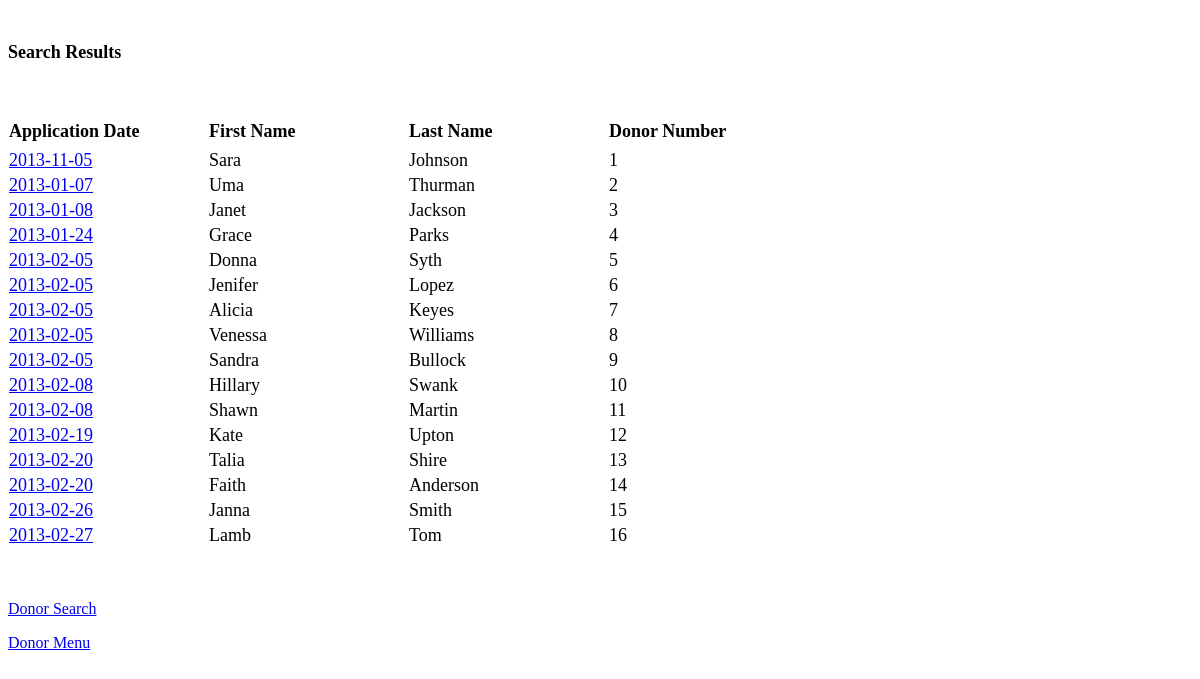
The page /mothersmilk/donor/donorslt.php on the database as committed earlier.
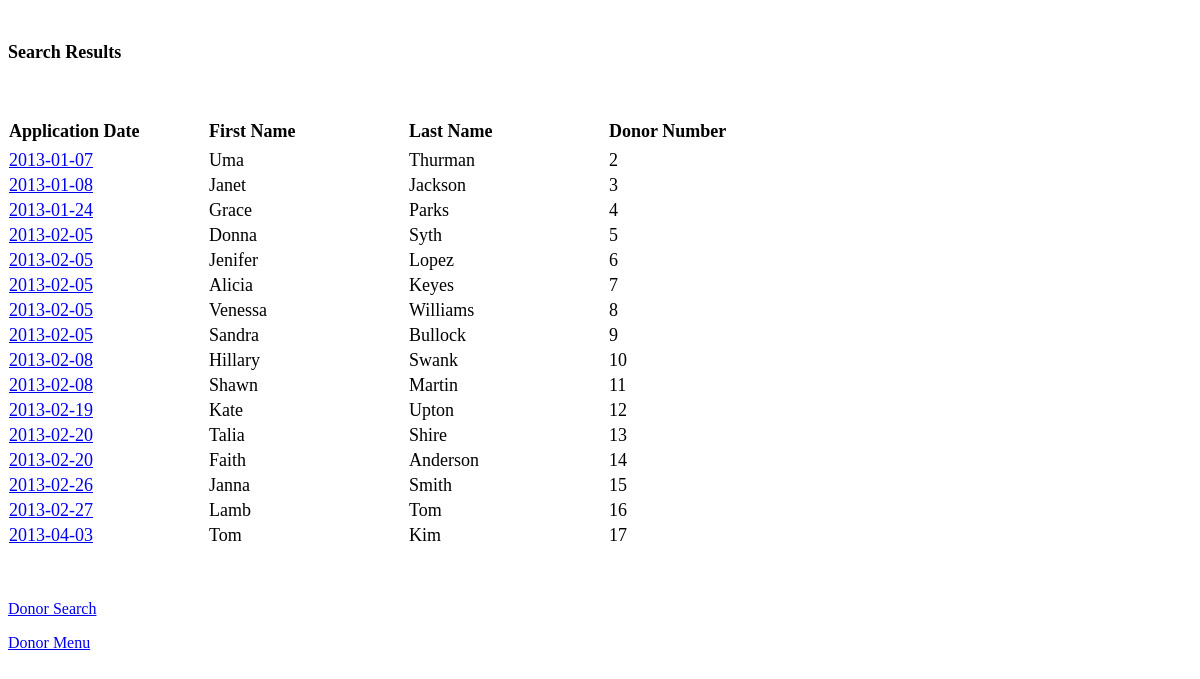
The same page on the database as committed later.
### tables this page shows
CREATE TABLE IF NOT EXISTS `screenertable` (
  `lastname` varchar(20) NOT NULL,
  `dairyfree` varchar(15) NOT NULL,
  `apstatus` varchar(15) NOT NULL COMMENT 'application status',
  `dnrapdate` date NOT NULL COMMENT 'Donor  Application  Date (Call Date)',
  `donornumber` int(10) unsigned NOT NULL COMMENT 'donor number',
  `address` varchar(20) NOT NULL,
  `city` varchar(20) NOT NULL,
  `state` varchar(20) NOT NULL,
  `zip` int(10) unsigned NOT NULL,
  `country` varchar(15) NOT NULL,
  `homephone` int(10) unsigned NOT NULL,
  `cellphone` int(10) unsigned NOT NULL,
  `babysname` varchar(20) NOT NULL COMMENT 'Baby''s Name',
  `email` varchar(30) NOT NULL COMMENT 'email address',
  `firstname` varchar(20) NOT NULL,
  `middlename` varchar(20) NOT NULL,
  `babysdob` date NOT NULL COMMENT 'Baby''s date of birth',
  `babystatus` varchar(15) NOT NULL,
  `referral` varchar(20) NOT NULL COMMENT 'How donor was referred',
  `donateamount` int(11) DEFAULT '0',
  `donatecommit` varchar(3) NOT NULL,
  `storefrom` varchar(15) NOT NULL,
  `milkcommit` varchar(4) NOT NULL,
  `herbs` varchar(25) NOT NULL,
  `alcohol` varchar(15) NOT NULL,
  `transfusion` varchar(15) NOT NULL,
  `createdby` varchar(20) NOT NULL,
  `lastedit` varchar(20) NOT NULL,
  `lasteditdate` date NOT NULL,
  `donorpacket` varchar(10) NOT NULL,
  `donorcomment` varchar(128) NOT NULL COMMENT 'Comments',
  `organization` varchar(5) NOT NULL,
  `rxbcdate` varchar(45) NOT NULL,
  `smoke` varchar(4) NOT NULL,
  `organizationother` varchar(45) NOT NULL,
  `rxbcchoose` varchar(5) NOT NULL,
  `herbschoose` varchar(5) NOT NULL,
  `alcoholchoose` varchar(5) NOT NULL,
  `ivDrug` varchar(5) NOT NULL,
  `transfusionchoose` varchar(5) NOT NULL,
  `workchoose` varchar(5) NOT NULL,
  `work` varchar(15) NOT NULL,
  `determinechoose` varchar(25) NOT NULL,
  `determine` varchar(15) NOT NULL,
  `heptest` varchar(5) NOT NULL,
  `tattooschoose` varchar(5) NOT NULL,
  `tattoos` varchar(15) NOT NULL,
  `hivtest` varchar(5) NOT NULL,
  `tbtest` varchar(5) NOT NULL,
  `tbtreat` varchar(5) NOT NULL,
  `herpeschoose` varchar(5) NOT NULL,
  `herpes` varchar(15) NOT NULL,
  `hemophilia` varchar(5) NOT NULL,
  `hormones` varchar(5) NOT NULL,
  `ukmoschoose` varchar(5) NOT NULL,
  `ukmos` varchar(15) NOT NULL,
  `eurochoose` varchar(5) NOT NULL,
  `euro` varchar(15) NOT NULL,
  `process` varchar(5) NOT NULL,
  `donorpacketbymail` varchar(3) NOT NULL,
  `donorpacketbyemail` varchar(3) NOT NULL,
  `donorpacketbyfax` varchar(3) NOT NULL,
  `datesentpacket` varchar(10) NOT NULL,
  `staffinitdatesentpacket` varchar(5) NOT NULL,
  `datereceivedpacket` varchar(10) NOT NULL,
  `staffinitdatereceivedpacket` varchar(5) NOT NULL,
  `pedifaxneeded` varchar(3) NOT NULL,
  `datesentpedi` varchar(10) NOT NULL,
  `staffinitdatesentpedi` varchar(5) NOT NULL,
  `datereceivedpedi` varchar(10) NOT NULL,
  `staffinitdatereceivedpedi` varchar(5) NOT NULL,
  `obfaxneeded` varchar(3) NOT NULL,
  `datesentob` varchar(10) NOT NULL,
  `staffinitdatesentob` varchar(5) NOT NULL,
  `datereceivedob` varchar(10) NOT NULL,
  `staffinitdatereceivedob` varchar(5) NOT NULL,
  `other` text NOT NULL,
  `datesentother` varchar(10) NOT NULL,
  `staffinitdatesentother` varchar(5) NOT NULL,
  `datereceivedother` varchar(10) NOT NULL,
  `staffinitdatereceivedother` varchar(5) NOT NULL,
  `datepacketreview` varchar(10) NOT NULL,
  `packetreviewstatus` varchar(6) NOT NULL,
  `staffinitpacketreview` varchar(6) NOT NULL,
  `q1` varchar(3) NOT NULL,
  `q2` varchar(3) NOT NULL,
  `q3` varchar(3) NOT NULL,
  `q4` varchar(3) NOT NULL,
  `q5` varchar(3) NOT NULL,
  `q6` varchar(3) NOT NULL,
  `q7` varchar(3) NOT NULL,
  `q8` varchar(3) NOT NULL,
  `q9` varchar(3) NOT NULL,
  `q10` varchar(3) NOT NULL,
  `q11` varchar(10) NOT NULL,
  `q12` varchar(3) NOT NULL,
  `q13` varchar(3) NOT NULL,
  `q14` varchar(10) NOT NULL,
  `q15` varchar(3) NOT NULL,
  `q16` varchar(3) NOT NULL,
  `q17` varchar(3) NOT NULL,
  `q18` varchar(3) NOT NULL,
  `q19` varchar(3) NOT NULL,
  `q20` varchar(3) NOT NULL,
  `q21` varchar(3) NOT NULL,
  `q22` varchar(3) NOT NULL,
  `q23` varchar(3) NOT NULL,
  `q24` varchar(3) NOT NULL,
  `q25` varchar(3) NOT NULL,
  `q26` varchar(3) NOT NULL,
  `q27` varchar(3) NOT NULL,
  `q28` varchar(3) NOT NULL,
  `q29` varchar(3) NOT NULL,
  `q30` varchar(3) NOT NULL,
  `q31` varchar(3) NOT NULL,
  `q32` varchar(3) NOT NULL,
  `q33` varchar(3) NOT NULL,
  `q34` varchar(3) NOT NULL,
  `q35` varchar(3) NOT NULL,
  `q36` varchar(3) NOT NULL,
  `q37` varchar(3) NOT NULL,
  `q38` varchar(3) NOT NULL,
  `q39` varchar(3) NOT NULL,
  `q40` varchar(3) NOT NULL,
  `q41` varchar(3) NOT NULL,
  `q42` varchar(3) NOT NULL,
  `q43` varchar(3) NOT NULL,
  `q44` varchar(3) NOT NULL,
  `q45` varchar(3) NOT NULL,
  `q46` text NOT NULL,
  `q47` varchar(3) NOT NULL,
  `q48` varchar(3) NOT NULL,
  `q49` varchar(3) NOT NULL,
  `bq1` varchar(3) NOT NULL,
  `bq2` varchar(3) NOT NULL,
  `bq3` varchar(3) NOT NULL,
  `bq4` varchar(3) NOT NULL,
  `bq5` varchar(3) NOT NULL,
  `bq6` varchar(3) NOT NULL,
  `reg` varchar(7) NOT NULL,
  `dfree` varchar(7) NOT NULL,
  `veg` varchar(7) NOT NULL,
  `vegan` varchar(7) NOT NULL,
  `others` varchar(7) NOT NULL
);

### mothersmilk/donor/donorslt.php (the view, shortened to what this page needs)
<!DOCTYPE HTML PUBLIC "-//W3C//DTD HTML 4.0 Transitional//EN">
<HTML>
<HEAD>
</HEAD>
<BODY LANG="en-US" DIR="LTR">
<P>
<?php
$donornum = $_POST["donornumber"];
$lastname = $_POST["lastname"];
$fdnrapmm = $_POST["fdnrapmm"];
$fdnrapdd = $_POST["fdnrapdd"];
$fdnrapyr = $_POST["fdnrapyr"];
$tdnrapmm = $_POST["tdnrapmm"];
$tdnrapdd = $_POST["tdnrapdd"];
$tdnrapyr = $_POST["tdnrapyr"];
$fdate = $fdnrapyr . "-" . $fdnrapmm . "-" . $fdnrapdd;
$tdate = $tdnrapyr . "-" . $tdnrapmm . "-" . $tdnrapdd;
$con = mysql_connect("localhost",$_SESSION["uname"],$_SESSION["pwd"]);
   echo "<br>";
   echo  "<P><FONT SIZE=4><B>Search Results</B></FONT></P>";
   if (!$donornum) {
       $donornum = 77777;
       }
   if (!$lastname) {
       $lastname = 'noname';
       }
if (($lastname == 'noname') and ($donornum == 77777) and ($fdate == '--'))
   {
       $sql   = "SELECT * FROM screenertable order by donornumber";
   }
else
   {
       $sql   = "SELECT * FROM screenertable where lastname =  '$lastname' or donornumber = $donornum or dnrapdate between '$fdate' and '$tdate' order by donornumber";
   }
   $result = mysql_query($sql, $con);
echo "<TABLE FRAME=VOID CELLSPACING=0 COLS=4 RULES=NONE BORDER=0>\n";
echo "	<COLGROUP><COL WIDTH=200><COL WIDTH=200><COL WIDTH=200><COL WIDTH=230></COLGROUP>\n";
echo "	<TBODY>\n";
echo "		<TR>\n";
echo "			<TD WIDTH=155 HEIGHT=33 ALIGN=LEFT><B><FONT SIZE=4>Application Date</FONT></B></TD>\n";
echo "			<TD WIDTH=173 ALIGN=LEFT><B><FONT SIZE=4>First Name</FONT></B></TD>\n";
echo "			<TD WIDTH=176 ALIGN=LEFT><B><FONT SIZE=4>Last Name</FONT></B></TD>\n";
echo "			<TD WIDTH=219 ALIGN=LEFT><B><FONT SIZE=4>Donor Number</FONT></B></TD>\n";
echo "		</TR>\n";
while ($row = mysql_fetch_assoc($result))
   {
       $dnrapdate=$row['dnrapdate'];
       $fname=$row['firstname'];
       $lname=$row['lastname'];
       $donornum=$row['donornumber'];
       echo "<TR>\n";
       echo "<TD HEIGHT=25 ALIGN=LEFT><FONT SIZE=4><a href=\"./donordsply.php?dnum=$donornum\"> $dnrapdate</a></FONT></TD>\n";
       echo "<TD ALIGN=LEFT><FONT SIZE=4>$fname</FONT></TD>\n";
       echo "<TD ALIGN=LEFT><FONT SIZE=4>$lname</FONT></TD>\n";
       echo "<TD ALIGN=LEFT><FONT SIZE=4>$donornum</FONT></TD>\n";
       echo "</TR>\n";
   }
echo "	</TBODY>\n";
echo "</TABLE>\n";
?>
<P><a href="./donorsearch.php">Donor Search</a></P>
<P><a href="./donormenu.php">Donor Menu</a></P>
</BODY>
</HTML>

Rows that differ between the two databases and show on the page:
removed screenertable: dnrapdate "2013-11-05", firstname "Sara", lastname "Johnson", donornumber "1"
added screenertable: dnrapdate "2013-04-03", firstname "Tom", lastname "Kim", donornumber "17"
